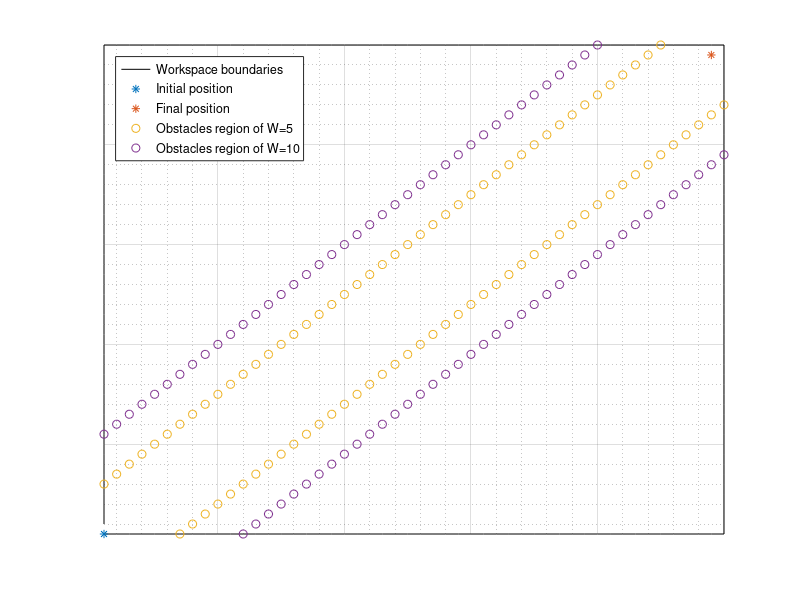

MATLAB code for this plot:

axes('XLim',[1,50], 'YLim',[1,50], 'XGrid','on', 'YGrid','on', 'XMinorGrid','on', 'YMinorGrid','on')

set(gca,'XColor', 'none','YColor','none')

a=50; b=50;

O_x_5 = [1:a-5,2+5:a];
O_y_5 = [1+5:b,1:b-1-5];

O_x_10 = [1:a-10,2+10:a];
O_y_10 = [1+10:b,1:b-1-10];

hold on

boundaries_x = [1:50,repelem(50,48),50:-1:1,repelem(1,48)];
boundaries_y = [repelem(1,50),2:49,repelem(50,50),49:-1:2];

plot(boundaries_x,boundaries_y,'k')

hold on

scatter(1,1,'*')

hold on

scatter(a-1,b-1,'*')

hold on

scatter(O_x_5, O_y_5)

hold on

scatter(O_x_10, O_y_10)

legend({'Workspace boundaries','Initial position','Final position','Obstacles region of W=5','Obstacles region of W=10'},'Location','northwest');

